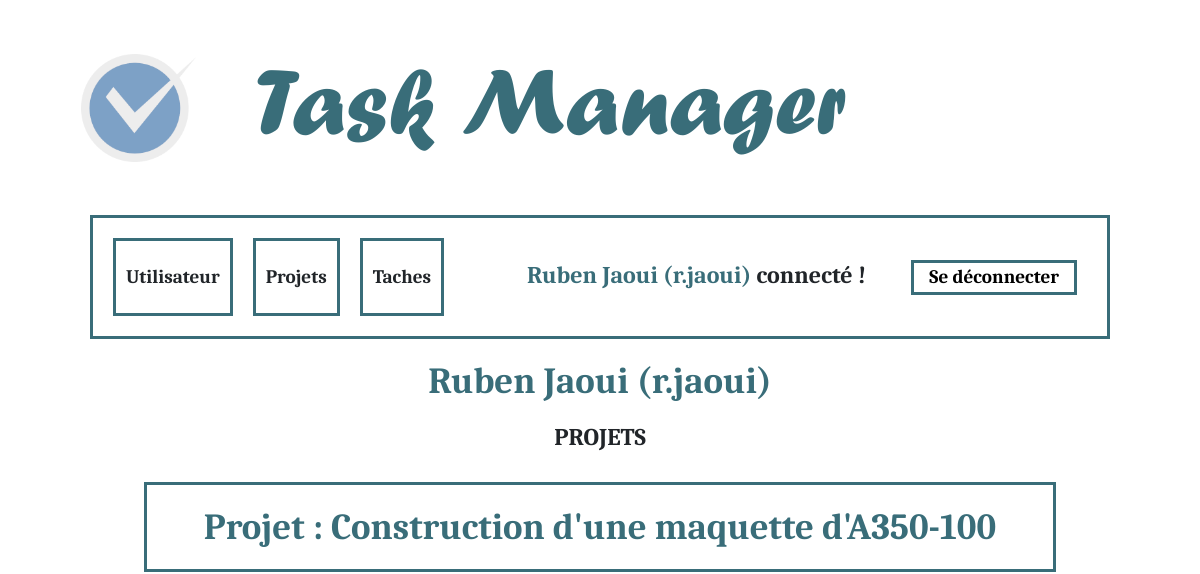
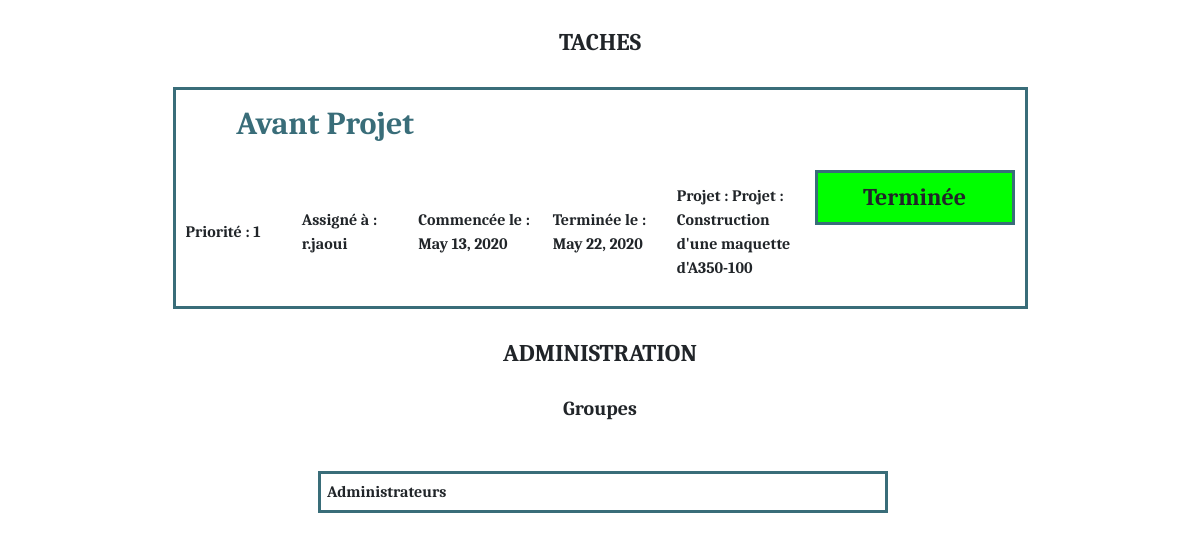
Page /manager/user/ (signed in, upper part) on the earlier database version (2 pictures, top to bottom).
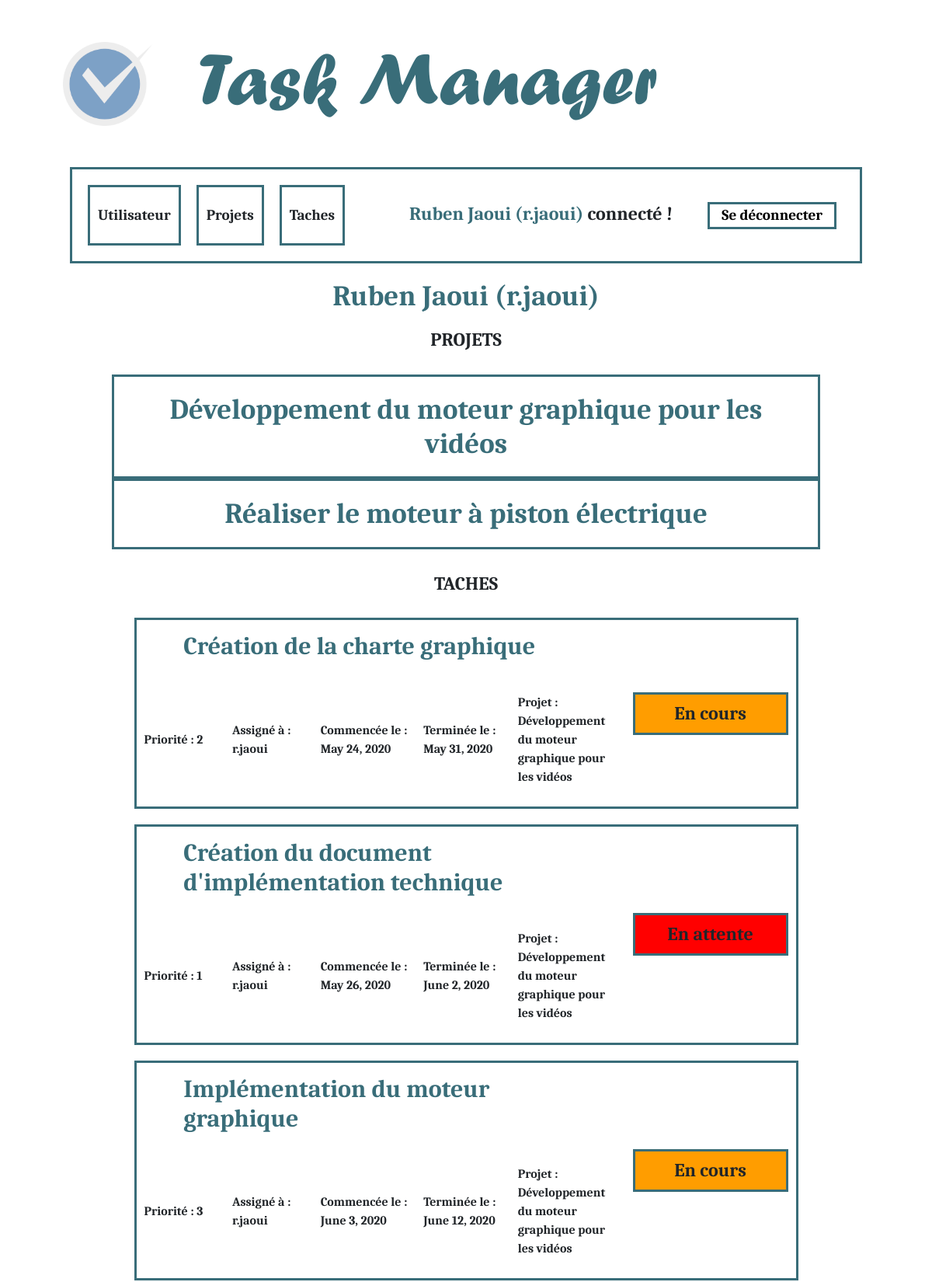
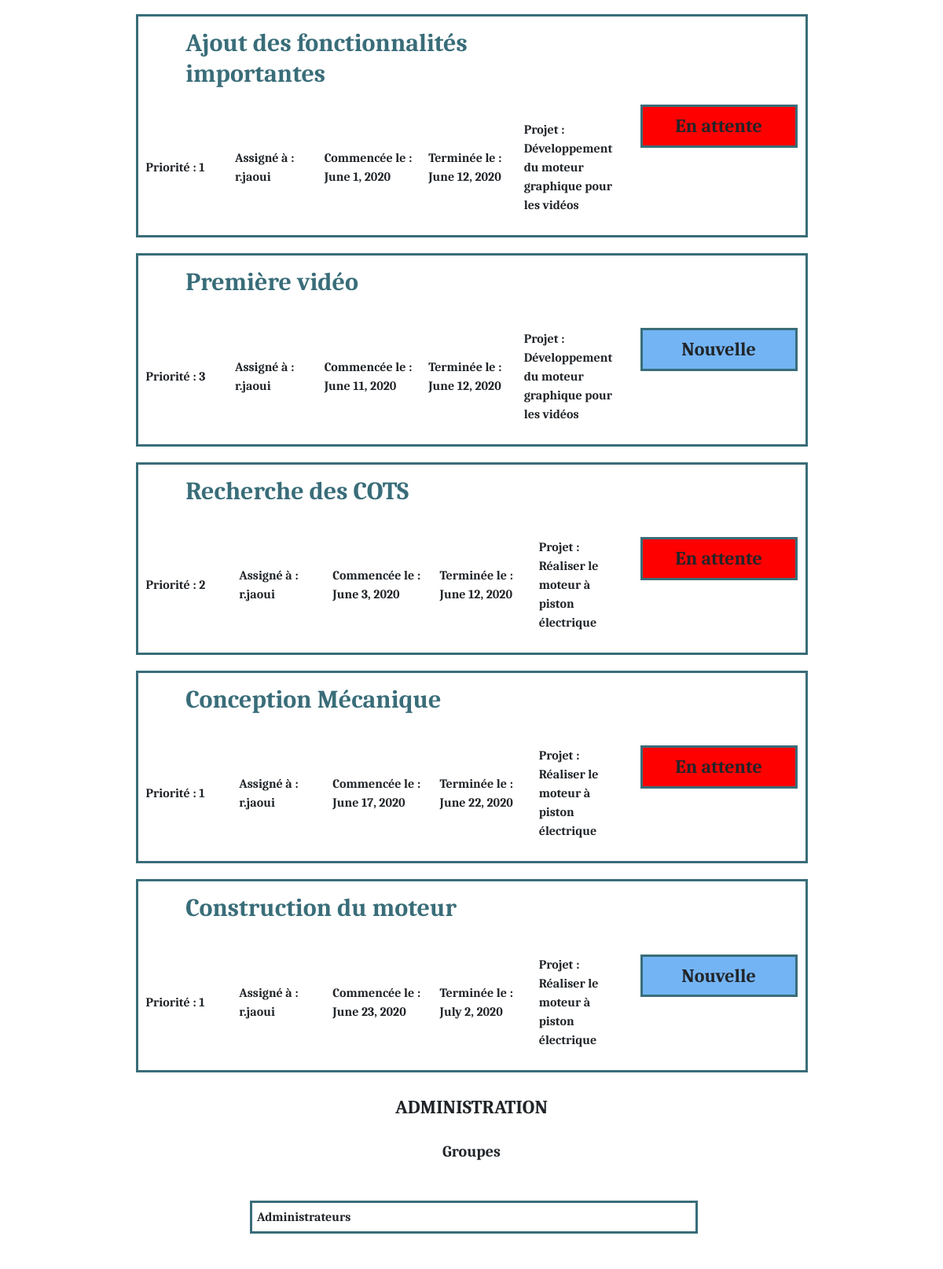
Same page on the later database version (2 pictures, top to bottom).
### taskmanager/models.py (models this page shows, shortened)
class Projet(models.Model):
    nom = models.CharField(max_length=100)
    class Meta:
        verbose_name = "projet"

class Tache(models.Model):
    titre = models.CharField(max_length=100)
    description = models.TextField()
    start = models.DateField(default=timezone.now)
    end = models.DateField(default=timezone.now)
    priority = models.IntegerField(default=1)
    assigned = models.ForeignKey(User, on_delete=models.CASCADE)
    status = models.ForeignKey('Statut', on_delete=models.CASCADE)
    projet = models.ForeignKey('Projet', on_delete=models.CASCADE)
    class Meta:
        verbose_name = "tache"

class Statut(models.Model):
    nom = models.CharField(max_length=50)
    couleur = models.CharField(max_length=50)
    class Meta:
        verbose_name = "statut"

### taskmanager/views.py (the view)
# urls.py: path('user/', utilisateur, name = "Utilisateur"),
def utilisateur(request):
    connected = request.user.is_authenticated
    name = ""
    username = ""
    if connected:
        name = request.user.first_name + " " + request.user.last_name
        username = request.user.username
        groups = request.user.groups.all()
        permissions = Permission.objects.filter(user=request.user)
        taches = Tache.objects.filter(assigned=request.user)
        projects = []
        for tache in taches:
            if tache.projet not in projects:
                projects.append(tache.projet)
        return render(request, "taskmanager/user.html", locals())
    else:
        return redirect(connect)

### templates/taskmanager/user.html (shortened to what this page needs)
{% extends "base.html" %}
{% load static %}
{% block css %}<link rel="stylesheet" href="{% static 'css/taskmanager/user.css' %} ">{% endblock %}
{% block contenu %}
    <h3>
        {{ name }} ({{ username }})
    </h3>
    <h4 class="tag">
        PROJETS
    </h4>
    <ul>
    {% for projet in projects %}
        <a class = "links" href="{% url "Projet" projet.id %}">
            <li class="cell">
                <h3>
                    {{ projet.nom }}
                </h3>
            </li>
        </a>
    {% endfor %}
    </ul>
    <h4 class="tag">
        TACHES
    </h4>
    <ul>
        {% for tache in taches %}
            <li>
                <a href="{% url "Tache" tache.id %}">
                    <table>
                        <tr>
                           <td colspan="5" >
                               <h2>
                                   {{ tache.titre }}
                               </h2>
                           </td>
                           <td rowspan="2" >
                               <div class="stat">
                                    <h4 class="size-stat" style="background-color:{{ tache.status.couleur }};" >{{ tache.status.nom }}</h4>
                               </div>
                           </td>
                        </tr>
                        <tr>
                           <td class="mini">
                                <p>Priorité : {{ tache.priority }}</p>
                           </td>
                           <td class="mini">
                                <p>Assigné à : {{ tache.assigned }}</p>
                           </td>
                           <td class="mini">
                                <p>Commencée le : {{ tache.start }}</p>
                           </td>
                           <td class="mini">
                                <p>Terminée le : {{ tache.end }}</p>
                           </td>
                           <td class="mini">
                                <p>Projet : {{ tache.projet.nom }}</p>
                           </td>
                        </tr>
                    </table>
                </a>
            </li>
        {% endfor %}
    </ul>
    <h4 class="tag">
        ADMINISTRATION
    </h4>
    <h5 class="tag">
        Groupes
    </h5>
    <ul>
        {% for group in groups %}
            <li class="list">
                <p class="list-cell">
                    {{ group.name }}
                </p>
            </li>
        {% endfor %}
    </ul>
    <h5 class="tag">
    </h5>
{% endblock %}

Differences in the rows shown:
removed Projet: nom "Projet : Construction d'une maquette d'A350-100"
removed Tache: titre "Avant Projet", status.nom "Terminée", priority "1", assigned "r.jaoui", start "May 13, 2020", end "May 22, 2020", projet.nom "Projet : Construction d'une maquette d'A350-100"
added Projet: nom "Développement du moteur graphique pour les vidéos"
added Projet: nom "Réaliser le moteur à piston électrique"
added Tache: titre "Création de la charte graphique", status.nom "En cours", priority "2", assigned "r.jaoui", start "May 24, 2020", end "May 31, 2020", projet.nom "Développement du moteur graphique pour les vidéos"
added Tache: titre "Création du document d'implémentation technique", status.nom "En attente", priority "1", assigned "r.jaoui", start "May 26, 2020", end "June 2, 2020", projet.nom "Développement du moteur graphique pour les vidéos"
added Tache: titre "Implémentation du moteur graphique", status.nom "En cours", priority "3", assigned "r.jaoui", start "June 3, 2020", end "June 12, 2020", projet.nom "Développement du moteur graphique pour les vidéos"
added Tache: titre "Ajout des fonctionnalités importantes", status.nom "En attente", priority "1", assigned "r.jaoui", start "June 1, 2020", end "June 12, 2020", projet.nom "Développement du moteur graphique pour les vidéos"
added Tache: titre "Première vidéo", status.nom "Nouvelle", priority "3", assigned "r.jaoui", start "June 11, 2020", end "June 12, 2020", projet.nom "Développement du moteur graphique pour les vidéos"
added Tache: titre "Recherche des COTS", status.nom "En attente", priority "2", assigned "r.jaoui", start "June 3, 2020", end "June 12, 2020", projet.nom "Réaliser le moteur à piston électrique"
added Tache: titre "Conception Mécanique", status.nom "En attente", priority "1", assigned "r.jaoui", start "June 17, 2020", end "June 22, 2020", projet.nom "Réaliser le moteur à piston électrique"
added Tache: titre "Construction du moteur", status.nom "Nouvelle", priority "1", assigned "r.jaoui", start "June 23, 2020", end "July 2, 2020", projet.nom "Réaliser le moteur à piston électrique"
